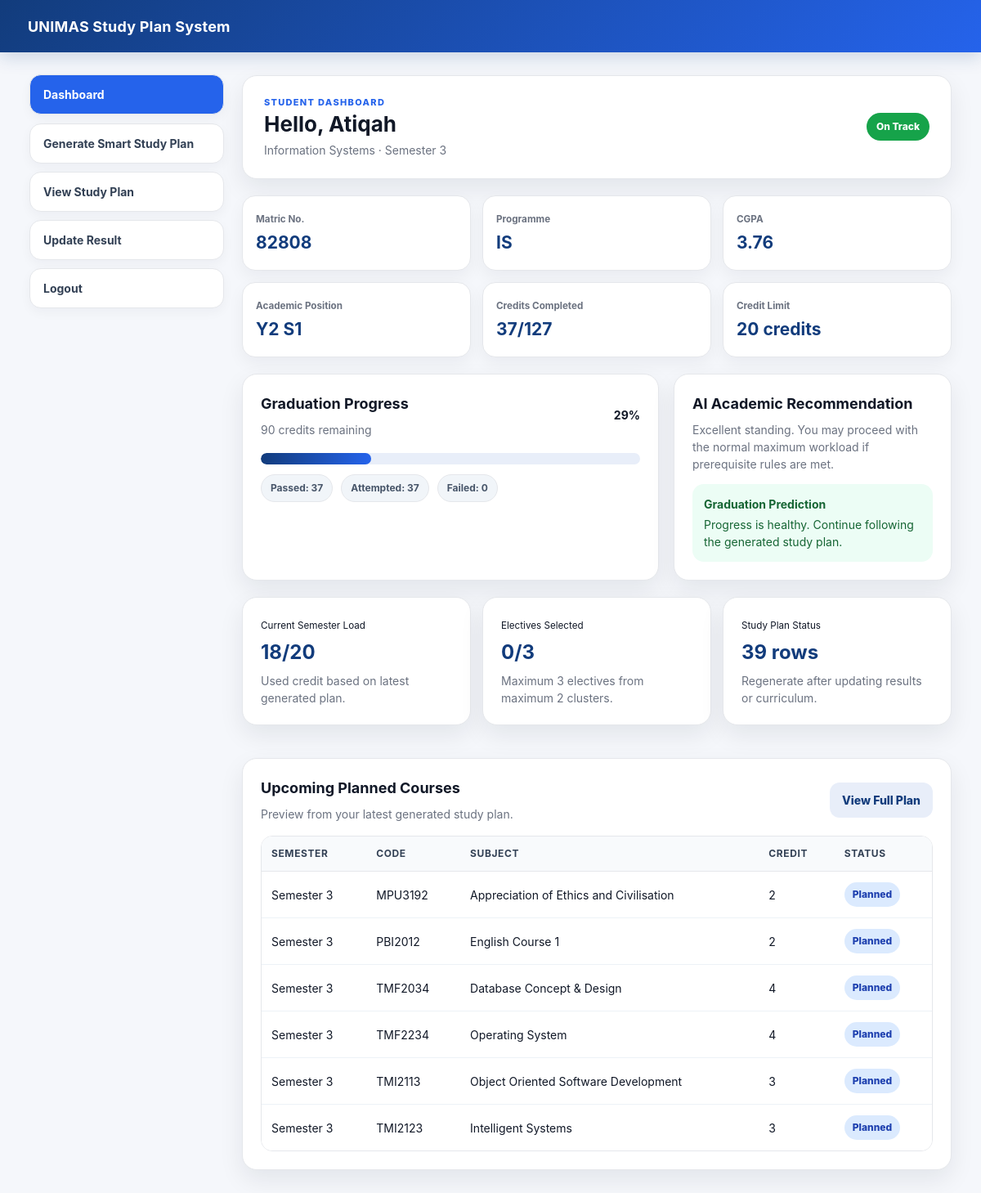
Page /dashboard (signed in) on the committed database.
### tables this page shows
CREATE TABLE students (
    id INTEGER PRIMARY KEY AUTOINCREMENT,
    matric_no TEXT UNIQUE,
    name TEXT,
    password TEXT,
    programme_code TEXT,
    current_year INTEGER,
    current_semester INTEGER,
    cgpa REAL,
    credits_completed INTEGER DEFAULT 0,
    FOREIGN KEY (programme_code) REFERENCES programmes(code)
);

CREATE TABLE programmes (
    code TEXT PRIMARY KEY,
    name TEXT
);

CREATE TABLE study_plan (
    id INTEGER PRIMARY KEY AUTOINCREMENT,
    student_id INTEGER,
    semester INTEGER,
    course_code TEXT,
    status TEXT,
    FOREIGN KEY (student_id) REFERENCES students(id),
    FOREIGN KEY (course_code) REFERENCES courses(code)
);

CREATE TABLE courses (
    code TEXT PRIMARY KEY,
    name TEXT,
    credit INTEGER,
    category TEXT,
    cluster_no INTEGER,
    cluster_name TEXT,
    faculty TEXT
);

### app.py (the view)
@app.route("/dashboard")
def dashboard():
    if "student_id" not in session:
        return redirect("/student_login")
    conn = get_db()
    student_id = session["student_id"]
    sync_student_academic_record(conn, student_id)
    sync_student_current_semester(conn, student_id)
    conn.commit()
    student = conn.execute("""
        SELECT s.*, p.name AS programme_name
        FROM students s
        LEFT JOIN programmes p ON p.code = s.programme_code
        WHERE s.id = ?
    """, (student_id,)).fetchone()
    cgpa, passed_credit, attempted_credits, failed_count = \
        calculate_academic_totals(conn, student_id)
    current_sem = absolute_semester(
        student["current_year"],
        student["current_semester"]
    )
    if attempted_credits == 0:
        max_credit = 20
    else:
        max_credit = min(20, credit_limit(cgpa))
    total_credits = conn.execute("""
        SELECT COALESCE(SUM(c.credit), 0)
        FROM programme_courses pc
        JOIN courses c ON c.code = pc.course_code
        WHERE pc.programme_code = ?
    """, (student["programme_code"],)).fetchone()[0] or 120
    progress = min(
        100,
        int((passed_credit / total_credits) * 100)
    )
    remaining = max(
        0,
        total_credits - passed_credit
    )
    current_load = conn.execute("""
        SELECT COALESCE(SUM(c.credit), 0)
        FROM study_plan sp
        JOIN courses c ON c.code = sp.course_code
        WHERE sp.student_id=?
        AND sp.semester=?
        AND sp.status NOT LIKE 'Blocked%'
    """, (student_id, current_sem)).fetchone()[0] or 0
    elective_count = conn.execute("""
        SELECT COUNT(*)
        FROM student_elective_choices
        WHERE student_id = ?
    """, (student_id,)).fetchone()[0]
    plan_count = conn.execute("""
        SELECT COUNT(*)
        FROM study_plan
        WHERE student_id = ?
    """, (student_id,)).fetchone()[0]
    upcoming = conn.execute("""
        SELECT
            sp.semester,
            sp.course_code,
            c.name,
            c.credit,
            sp.status

        FROM study_plan sp

        JOIN courses c
        ON c.code = sp.course_code

        WHERE sp.student_id = ?
        AND sp.semester >= ?

        ORDER BY sp.semester, sp.id

        LIMIT 6
    """, (student_id, current_sem)).fetchall()
    if cgpa >= 3.0 and failed_count == 0:
        risk = "On Track"
        color = "green"
    elif cgpa >= 2.3 and failed_count <= 2:
        risk = "Moderate Risk"
        color = "orange"
    else:
        risk = "At Risk"
        color = "red"
    if risk == "On Track" and remaining <= 40:
        prediction = "Likely to graduate on time if all planned subjects are passed."
    elif risk == "On Track":
        prediction = "Progress is healthy. Continue following the generated study plan."
    elif risk == "Moderate Risk":
        prediction = "May delay if prerequisite or failed subjects are not cleared early."
    else:
        prediction = "Delay risk detected. The system will prioritize retakes and prerequisite recovery."
    if cgpa >= 3.5:
        ai_message = "Excellent standing. You may proceed with the normal maximum workload if prerequisite rules are met."
    elif cgpa >= 2.7:
        ai_message = "Stable progress. Keep a balanced load and complete prerequisite subjects early."
    elif cgpa >= 2.0:
        ai_message = "Use a reduced workload. Retake failed or blocking prerequisite subjects first."
    else:
        ai_message = "Academic risk detected. The system recommends a lighter plan and immediate retake scheduling."
    conn.close()
    return render_template(
        "dashboard.html",
        student=student,
        cgpa=cgpa,
        risk=risk,
        color=color,
        prediction=prediction,
        pred_color=color,
        progress=progress,
        credits_completed=passed_credit,
        attempted_credits=attempted_credits,
        total_credits=total_credits,
        remaining=remaining,
        current_sem=current_sem,
        current_load=current_load,
        max_credit=max_credit,
        failed_count=failed_count,
        elective_count=elective_count,
        plan_count=plan_count,
        upcoming=upcoming,
        ai_message=ai_message
    )

### app.py (called while the page is built, shortened)
def get_db():
    conn = sqlite3.connect(DATABASE)
    conn.row_factory = sqlite3.Row
    return conn

def sync_student_academic_record(conn, student_id):
    cgpa, credits_completed, attempted_credits, failed_count = calculate_academic_totals(conn, student_id)
    conn.execute("""
        UPDATE students
        SET cgpa=?, credits_completed=?
        WHERE id=?
    """, (cgpa, credits_completed, student_id))
    return cgpa, credits_completed

def absolute_semester(year_no, semester_no):
    return ((int(year_no) - 1) * 2) + int(semester_no)

def sync_student_current_semester(conn, student_id):
    student = conn.execute("""
        SELECT current_year, current_semester
        FROM students
        WHERE id=?
    """, (student_id,)).fetchone()
    if not student:
        return 1
    stored_sem = absolute_semester(
        student["current_year"],
        student["current_semester"]
    )
    latest_result_sem = conn.execute("""
        SELECT MAX(semester)
        FROM results
        WHERE student_id=?
    """, (student_id,)).fetchone()[0]
    if latest_result_sem is None:
        return stored_sem
    detected_sem = int(latest_result_sem) + 1
    return stored_sem

def credit_limit(cgpa):
    cgpa = float(cgpa or 0)
    if cgpa > 2.50:
        return 20
    if cgpa >= 2.00:
        return 15
    return 12

### templates/dashboard.html (shortened to what this page needs)
<!DOCTYPE html>
<html>
<head>
    <link rel="stylesheet" href="/static/css/style.css">
</head>
<body>
<nav>
    <span>UNIMAS Study Plan System</span>
</nav>
<div class="app-shell">
    <aside class="sidebar">
        <a href="/dashboard" class="side-btn active">Dashboard</a>
        <a href="/generate_recommendation" class="side-btn">Generate Smart Study Plan</a>
        <a href="/study_plan" class="side-btn">View Study Plan</a>
        <a href="/update_result" class="side-btn">Update Result</a>
        <a href="/logout" class="side-btn logout-btn">Logout</a>
    </aside>
    <main class="main-content">
        <section class="page-header">
            <div>
                <p class="eyebrow">Student Dashboard</p>
                <h1>Hello, {{ student.name }}</h1>
                <p>{{ student.programme_name or student.programme_code }} · Semester {{ current_sem }}</p>
            </div>
            <span class="status-pill {{ color }}">{{ risk }}</span>
        </section>
        <section class="metric-grid dashboard-metrics">
            <div class="metric-card"><small>Matric No.</small><strong>{{ student.matric_no }}</strong></div>
            <div class="metric-card"><small>Programme</small><strong>{{ student.programme_code }}</strong></div>
            <div class="metric-card"><small>CGPA</small><strong>{{ '%.2f'|format(cgpa) }}</strong></div>
            <div class="metric-card"><small>Academic Position</small><strong>Y{{ student.current_year }} S{{ student.current_semester }}</strong></div>
            <div class="metric-card"><small>Credits Completed</small><strong>{{ credits_completed }}/{{ total_credits or 120 }}</strong></div>
            <div class="metric-card"><small>Credit Limit</small><strong>{{ max_credit }} credits</strong></div>
        </section>
        <section class="dashboard-two-col">
            <div class="card progress-card">
                <div class="card-title-row">
                    <div>
                        <h2>Graduation Progress</h2>
                        <p>{{ remaining }} credits remaining</p>
                    </div>
                    <strong>{{ progress }}%</strong>
                </div>
                <div class="progress-track"><div class="progress-fill" style="width: {{ progress }}%"></div></div>
                <div class="mini-stats">
                    <span>Passed: {{ credits_completed }}</span>
                    <span>Attempted: {{ attempted_credits }}</span>
                    <span>Failed: {{ failed_count }}</span>
                </div>
            </div>
            <div class="card recommendation-card">
                <h2>AI Academic Recommendation</h2>
                <p>{{ ai_message }}</p>
                <div class="prediction-box {{ pred_color }}-soft">
                    <b>Graduation Prediction</b>
                    <span>{{ prediction }}</span>
                </div>
            </div>
        </section>
        <section class="metric-grid">
            <div class="mini-feature card">
                <small>Current Semester Load</small>
                <h3>{{ current_load }}/{{ max_credit }}</h3>
                <p>Used credit based on latest generated plan.</p>
            </div>
            <div class="mini-feature card">
                <small>Electives Selected</small>
                <h3>{{ elective_count }}/3</h3>
                <p>Maximum 3 electives from maximum 2 clusters.</p>
            </div>
            <div class="mini-feature card">
                <small>Study Plan Status</small>
                <h3>{{ plan_count }} rows</h3>
                <p>Regenerate after updating results or curriculum.</p>
            </div>
        </section>
        <section class="card">
            <div class="card-title-row">
                <div>
                    <h2>Upcoming Planned Courses</h2>
                    <p>Preview from your latest generated study plan.</p>
                </div>
                <a href="/study_plan" class="btn secondary">View Full Plan</a>
            </div>
            {% if upcoming %}
            <div class="clean-table-wrap">
                <table class="clean-table">
                    <thead><tr><th>Semester</th><th>Code</th><th>Subject</th><th>Credit</th><th>Status</th></tr></thead>
                    <tbody>
                    {% for row in upcoming %}
                    <tr>
                        <td>Semester {{ row.semester }}</td>
                        <td>{{ row.course_code }}</td>
                        <td>{{ row.name }}</td>
                        <td>{{ row.credit }}</td>
                        <td><span class="status-badge {{ row.status|lower|replace(' ', '-')|replace('---','-') }}">{{ row.status }}</span></td>
                    </tr>
                    {% endfor %}
                    </tbody>
                </table>
            </div>
            {% else %}
            <div class="empty-state">No study plan generated yet. Click Generate Smart Study Plan to build your roadmap.</div>
            {% endif %}
        </section>
    </main>
</div>
</body>
</html>

### rows in the picture
students: name "Atiqah", matric_no "82808", programme_code "IS", current_year "2", current_semester "1"
programmes: name "Information Systems"
study_plan: semester "3", course_code "MPU3192", name "Appreciation of Ethics and Civilisation", credit "2", status "Planned"
study_plan: semester "3", course_code "PBI2012", name "English Course 1", credit "2", status "Planned"
study_plan: semester "3", course_code "TMF2034", name "Database Concept & Design", credit "4", status "Planned"
study_plan: semester "3", course_code "TMF2234", name "Operating System", credit "4", status "Planned"
study_plan: semester "3", course_code "TMI2113", name "Object Oriented Software Development", credit "3", status "Planned"
study_plan: semester "3", course_code "TMI2123", name "Intelligent Systems", credit "3", status "Planned"

### other values in the picture
{{ current_sem }} "3"
{{ risk }} "On Track"
{{ '%.2f'|format(cgpa) }} "3.76"
{{ credits_completed }} "37"
{{ total_credits or 120 }} "127"
{{ max_credit }} "20"
{{ remaining }} "90"
{{ progress }} "29"
{{ attempted_credits }} "37"
{{ failed_count }} "0"
{{ ai_message }} "Excellent standing. You may proceed with the normal maximum workload if prerequisite rules are met."
{{ prediction }} "Progress is healthy. Continue following the generated study plan."
{{ current_load }} "18"
{{ elective_count }} "0"
{{ plan_count }} "39"
